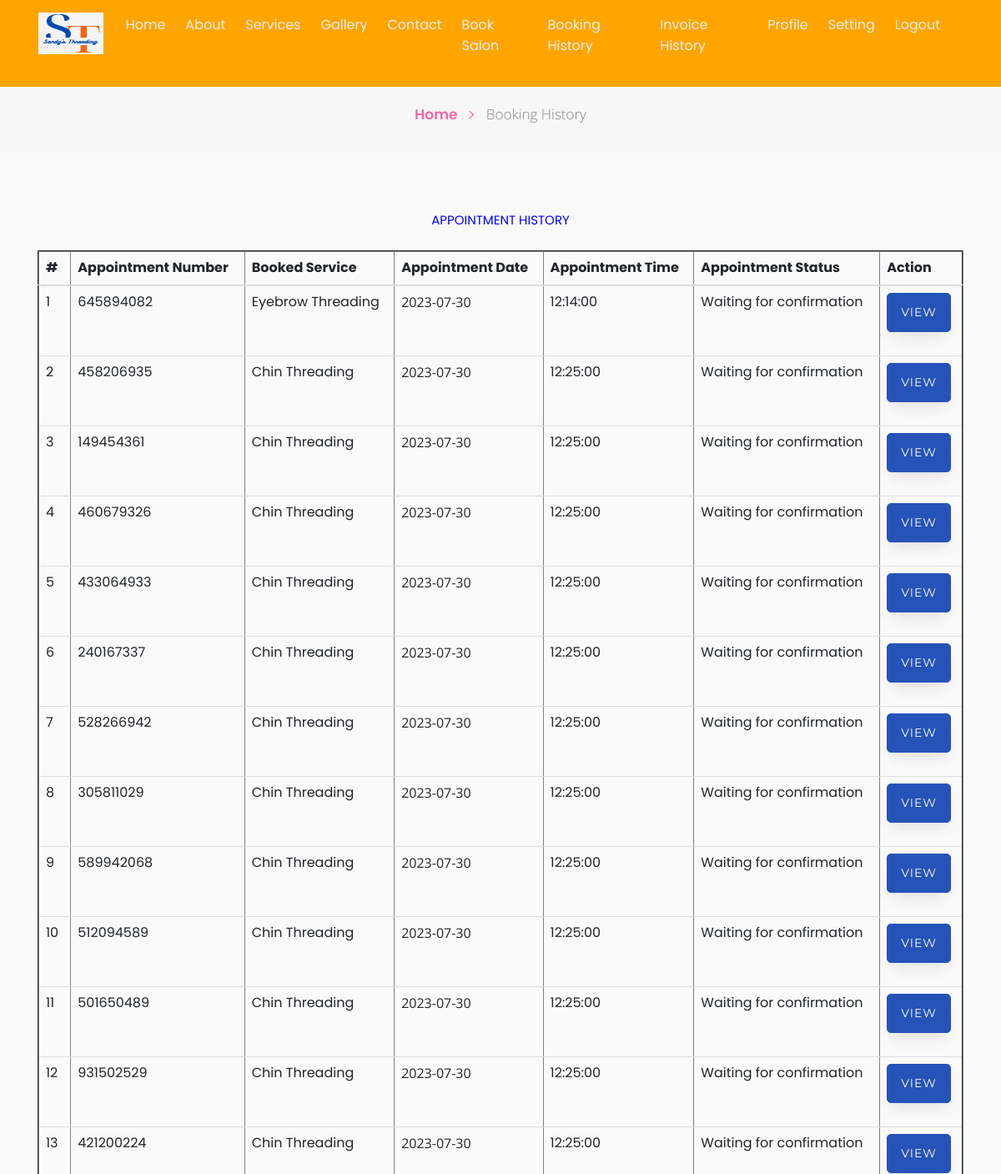
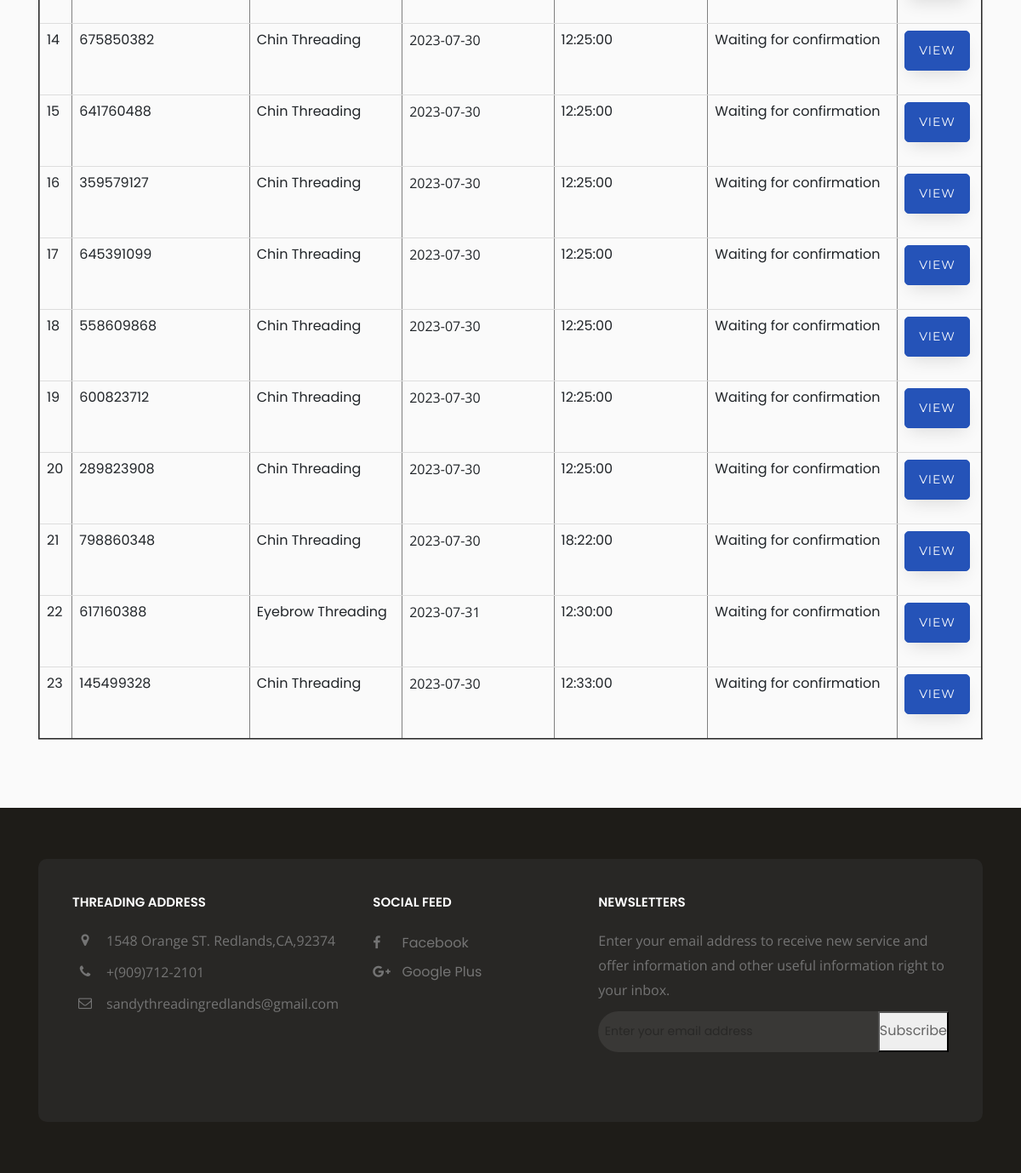
Page /booking-history.php (signed in) on the committed database (2 pictures, top to bottom).
### tables this page shows
CREATE TABLE `tblbook` (
  `ID` int(10) NOT NULL,
  `UserID` int(10) DEFAULT NULL,
  `AptNumber` int(10) DEFAULT NULL,
  `AptDate` date DEFAULT NULL,
  `AptTime` time DEFAULT NULL,
  `Message` mediumtext DEFAULT NULL,
  `BookingDate` timestamp NULL DEFAULT current_timestamp(),
  `Remark` varchar(250) DEFAULT NULL,
  `Status` varchar(250) DEFAULT NULL,
  `RemarkDate` timestamp NULL DEFAULT NULL ON UPDATE current_timestamp(),
  `Servicename` varchar(255) DEFAULT NULL
);

CREATE TABLE `tblpage` (
  `ID` int(10) NOT NULL,
  `PageType` varchar(200) DEFAULT NULL,
  `PageTitle` mediumtext DEFAULT NULL,
  `PageDescription` mediumtext DEFAULT NULL,
  `Email` varchar(200) DEFAULT NULL,
  `MobileNumber` varchar(255) DEFAULT NULL,
  `UpdationDate` date DEFAULT NULL,
  `Timing` varchar(200) NOT NULL
);

### booking-history.php (the view, shortened to what this page needs)
<?php
include('includes/dbconnection.php');
if (strlen($_SESSION['bpmsuid']==0)) {
  header('location:logout.php');
  } else{
  ?>
<!doctype html>
<html lang="en">
  <head>
    <link rel="stylesheet" href="assets/css/style-starter.css">
    <link href="css/bootstrap.min.css" rel="stylesheet">
    <link href="css/font-awesome.min.css" rel="stylesheet">
    <link href="css/style.css" rel="stylesheet">
  </head>
  <body id="home">
<?php include_once('includes/header.php');?>
<section class="w3l-inner-banner-main">
<div class="breadcrumbs-sub">
<div class="container">
<ul class="breadcrumbs-custom-path">
    <li class="right-side propClone"><a href="index.php" class="">Home <span class="fa fa-angle-right" aria-hidden="true"></span></a> <p></li>
    <li class="active ">
        Booking History</li>
</ul>
</div>
</div>
</section>
<section class="w3l-contact-info-main" id="contact">
    <div class="contact-sec	">
        <div class="container">
            <div>
                <div class="cont-details">
                   <div class="table-content table-responsive cart-table-content m-t-30">
                    <h4 style="padding-bottom: 20px;text-align: center;color: blue;">Appointment History</h4>
                        <table border="2" class="table">
                            <thead class="gray-bg" >
                                <tr>
                                    <th>#</th>
                                <th>Appointment Number</th>
                                <th>Booked Service</th>
                                <th>Appointment Date</th>
                                <th>Appointment Time</th>
                                <th>Appointment Status</th>
                                <th>Action</th>
                                </tr>
                            </thead>
                            <tbody>
                                <tr>
                                    <?php
                                   $userid= $_SESSION['bpmsuid'];
 $query=mysqli_query($con,"select tbluser.ID as uid, tbluser.FirstName,tbluser.LastName,tbluser.Email,tbluser.MobileNumber,tblbook.ID as bid,tblbook.AptNumber,tblbook.AptDate,tblbook.Servicename,tblbook.AptTime,tblbook.Message,tblbook.BookingDate,tblbook.Status from tblbook join tbluser on tbluser.ID=tblbook.UserID where tbluser.ID='$userid'");
$cnt=1;
              while($row=mysqli_fetch_array($query))
              { ?>
               <tr>
    <td><?php echo $cnt;?></td>
<td><?php echo $row['AptNumber'];?></td>
<td><?php echo $row['Servicename'];?></td>
<td><p> <?php echo $row['AptDate']?> </p></td>
<td><?php echo $row['AptTime']?></td>
<td><?php $status=$row['Status'];
if($status==''){
 echo "Waiting for confirmation";
} else{
echo $status;
}
?>  </td>
<td><a href="appointment-detail.php?aptnumber=<?php echo $row['AptNumber'];?>" class="btn btn-primary">View</a></td>
</tr><?php $cnt=$cnt+1; } ?>
                            </tbody>
                        </table>
                    </div> </div>
    </div>
    </div></div>
</section>
<?php include_once('includes/footer.php');?>
</body>
</html><?php } ?>

### includes/footer.php (shortened to what this page needs)
<?php
include('includes/dbconnection.php');
  ?>
<div class="footer">
        <div class="container">
            <div class="footer-block">
                <div class="row">
                    <div class="col-lg-4 col-md-4 col-sm-6 col-xs-12">
                        <div class="footer-widget">
                            <h4 class="widget-title">Threading Address</h4>
                            <ul class="listnone contact">
                                <?php
$ret=mysqli_query($con,"select * from tblpage where PageType='contactus' ");
while ($row=mysqli_fetch_array($ret)) {
?>
                                <li><i class="fa fa-map-marker"></i> <?php  echo $row['PageDescription'];?> </li>
                                <li><i class="fa fa-phone"></i> +<?php  echo $row['MobileNumber'];?></li>
                                <li><i class="fa fa-envelope-o"></i>  <?php  echo $row['Email'];?></li><?php } ?>
                            </ul>
                        </div>
                    </div>
                    <div class="col-lg-3 col-md-3 col-sm-6 col-xs-12">
                        <div class="footer-widget footer-social">
                            <h4 class="widget-title">Social Feed</h4>
                            <ul class="listnone">
                                <li>
                                    <a href="https://www.facebook.com/profile.php?id=100083117307338"> <i class="fa fa-facebook"></i> Facebook </a>
                                </li>
                                <li><a href="https://g.co/kgs/2ERm7e"><i class="fa fa-google-plus"></i> Google Plus</a></li>
                            </ul>
                        </div>
                    </div>
                    <div class="col-lg-5 col-md-5 col-sm-12 col-xs-12">
                        <div class="footer-widget widget-newsletter">
                            <h4 class="widget-title">Newsletters</h4>
                            <p>Enter your email address to receive new service and offer  information and other useful information right to your inbox.</p>
                            <form method="post">
                            <div class="input-group">
                                <input type="email" class="form-control" placeholder="Enter your email address" name="email" required="">
                            <button style=background-color="blue"  type="submit" value="submit" name="sub">Subscribe</button>
                            </div></form>
                        </div>
                    </div>
                </div>
                <div class="tiny-footer">
                    <div class="row">
                        <div class="col-lg-12 col-md-12 col-sm-12 col-xs-12">
                            <div class="copyright-content">
                            </div>
                        </div>
                    </div>
                </div>
            </div>
        </div>
    </div>

### rows in the picture
tblbook: AptNumber "645894082", Servicename "Eyebrow Threading", AptDate "2023-07-30", AptTime "12:14:00"
tblbook: AptNumber "458206935", Servicename "Chin Threading", AptDate "2023-07-30", AptTime "12:25:00"
tblbook: AptNumber "149454361", Servicename "Chin Threading", AptDate "2023-07-30", AptTime "12:25:00"
tblbook: AptNumber "460679326", Servicename "Chin Threading", AptDate "2023-07-30", AptTime "12:25:00"
tblbook: AptNumber "433064933", Servicename "Chin Threading", AptDate "2023-07-30", AptTime "12:25:00"
tblbook: AptNumber "240167337", Servicename "Chin Threading", AptDate "2023-07-30", AptTime "12:25:00"
tblbook: AptNumber "528266942", Servicename "Chin Threading", AptDate "2023-07-30", AptTime "12:25:00"
tblbook: AptNumber "305811029", Servicename "Chin Threading", AptDate "2023-07-30", AptTime "12:25:00"
tblbook: AptNumber "589942068", Servicename "Chin Threading", AptDate "2023-07-30", AptTime "12:25:00"
tblbook: AptNumber "512094589", Servicename "Chin Threading", AptDate "2023-07-30", AptTime "12:25:00"
tblbook: AptNumber "501650489", Servicename "Chin Threading", AptDate "2023-07-30", AptTime "12:25:00"
tblbook: AptNumber "931502529", Servicename "Chin Threading", AptDate "2023-07-30", AptTime "12:25:00"
tblbook: AptNumber "421200224", Servicename "Chin Threading", AptDate "2023-07-30", AptTime "12:25:00"
tblbook: AptNumber "675850382", Servicename "Chin Threading", AptDate "2023-07-30", AptTime "12:25:00"
tblbook: AptNumber "641760488", Servicename "Chin Threading", AptDate "2023-07-30", AptTime "12:25:00"
tblbook: AptNumber "359579127", Servicename "Chin Threading", AptDate "2023-07-30", AptTime "12:25:00"
tblbook: AptNumber "645391099", Servicename "Chin Threading", AptDate "2023-07-30", AptTime "12:25:00"
tblbook: AptNumber "558609868", Servicename "Chin Threading", AptDate "2023-07-30", AptTime "12:25:00"
tblbook: AptNumber "600823712", Servicename "Chin Threading", AptDate "2023-07-30", AptTime "12:25:00"
tblbook: AptNumber "289823908", Servicename "Chin Threading", AptDate "2023-07-30", AptTime "12:25:00"
tblbook: AptNumber "798860348", Servicename "Chin Threading", AptDate "2023-07-30", AptTime "18:22:00"
tblbook: AptNumber "617160388", Servicename "Eyebrow Threading", AptDate "2023-07-31", AptTime "12:30:00"
tblbook: AptNumber "145499328", Servicename "Chin Threading", AptDate "2023-07-30", AptTime "12:33:00"
tblpage: PageDescription "1548 Orange ST. Redlands,CA,92374", MobileNumber "(909)712-2101", Email "sandythreadingredlands@gmail.com"
